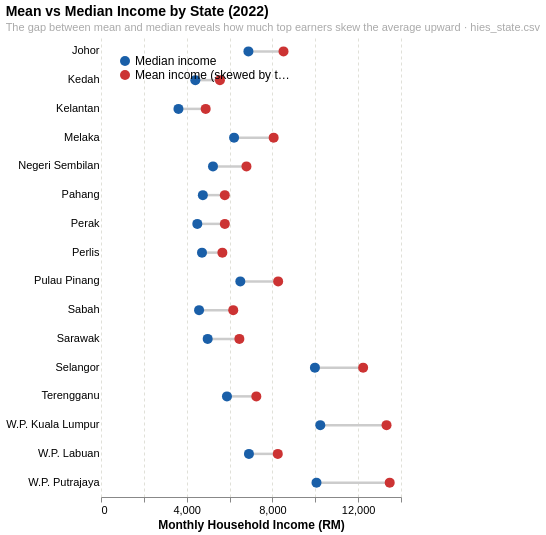

Describe this chart as a Vega-Lite specification.
### Vega-Lite specification from a JSON file in a GitHub repository (floating-point values rounded to 4 significant figures)
{"$schema": "https://vega.github.io/schema/vega-lite/v5.json", "title": {"text": "Mean vs Median Income by State (2022)", "subtitle": "The gap between mean and median reveals how much top earners skew the average upward · hies_state.csv", "fontSize": 14, "subtitleFontSize": 11, "subtitleColor": "#aaaaaa", "anchor": "start"}, "width": "container", "height": 460, "data": {"values": [{"state": "Kelantan", "median": 3614, "mean": 4885}, {"state": "Kedah", "median": 4402, "mean": 5550}, {"state": "Perak", "median": 4494, "mean": 5779}, {"state": "Sabah", "median": 4577, "mean": 6171}, {"state": "Perlis", "median": 4713, "mean": 5664}, {"state": "Pahang", "median": 4753, "mean": 5777}, {"state": "Sarawak", "median": 4978, "mean": 6457}, {"state": "Negeri Sembilan", "median": 5226, "mean": 6788}, {"state": "Terengganu", "median": 5878, "mean": 7248}, {"state": "Melaka", "median": 6210, "mean": 8057}, {"state": "Pulau Pinang", "median": 6502, "mean": 8267}, {"state": "Johor", "median": 6879, "mean": 8517}, {"state": "W.P. Labuan", "median": 6904, "mean": 8250}, {"state": "Selangor", "median": 9983, "mean": 12233}, {"state": "W.P. Putrajaya", "median": 10056, "mean": 13473}, {"state": "W.P. Kuala Lumpur", "median": 10234, "mean": 13325}]}, "transform": [{"fold": ["median", "mean"], "as": ["measure", "value"]}], "layer": [{"transform": [{"aggregate": [{"op": "min", "field": "value", "as": "lo"}, {"op": "max", "field": "value", "as": "hi"}], "groupby": ["state"]}], "mark": {"type": "rule", "color": "#cccccc", "strokeWidth": 2.5}, "encoding": {"y": {"field": "state", "type": "nominal", "sort": {"field": "lo", "order": "ascending"}}, "x": {"field": "lo", "type": "quantitative"}, "x2": {"field": "hi"}}}, {"mark": {"type": "point", "filled": true, "size": 100, "opacity": 0.9}, "params": [{"name": "hover", "select": {"type": "point", "on": "mouseover", "clear": "mouseout"}}], "encoding": {"y": {"field": "state", "type": "nominal", "sort": {"field": "value", "order": "ascending"}, "title": null, "axis": {"labelFontSize": 11, "ticks": false, "domain": false, "labelLimit": 160}}, "x": {"field": "value", "type": "quantitative", "title": "Monthly Household Income (RM)", "axis": {"format": ",.0f", "labelFontSize": 11, "titleFontSize": 12, "gridColor": "#e0e0d8", "gridDash": [3, 3]}}, "color": {"field": "measure", "type": "nominal", "scale": {"domain": ["median", "mean"], "range": ["#1a5fa8", "#cc3333"]}, "legend": {"title": null, "labelFontSize": 12, "symbolSize": 100, "orient": "top-left", "labelExpr": "datum.value == 'median' ? 'Median income' : 'Mean income (skewed by top earners)'"}}, "opacity": {"condition": {"param": "hover", "value": 1}, "value": 0.8}, "tooltip": [{"field": "state", "type": "nominal", "title": "State"}, {"field": "measure", "type": "nominal", "title": "Measure"}, {"field": "value", "type": "quantitative", "title": "Income (RM)", "format": ",.0f"}]}}], "config": {"view": {"stroke": null}, "background": "#ffffff"}}
